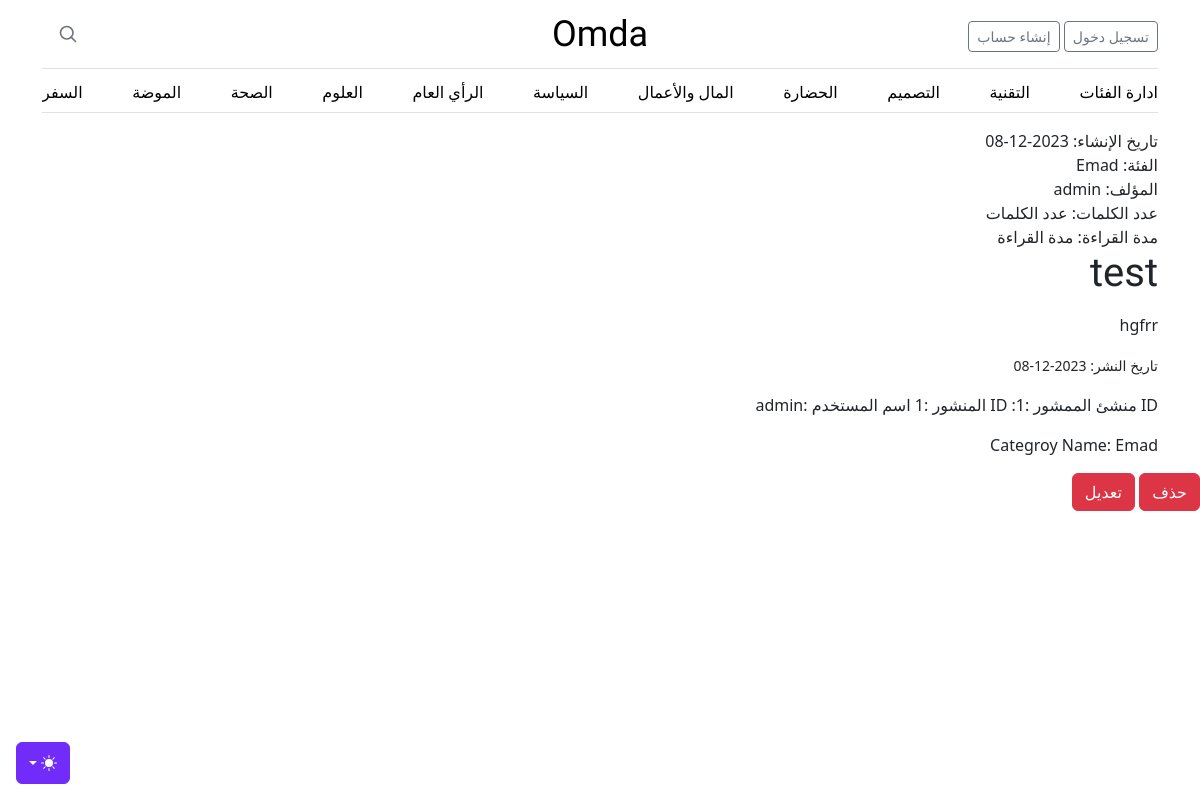
/articles/1, run on the app's committed database.
### app/models.py (models this page shows, shortened)
class Post(db.Model):
    id = db.Column(db.Integer, primary_key=True)
    title = db.Column(db.String)
    content = db.Column(db.String)
    created_at = db.Column(db.DateTime, default=datetime.utcnow)
    is_read = db.Column(db.Boolean, default=False)
    user_id = db.Column(db.Integer, db.ForeignKey("user.id"))
    category_id = db.Column(db.Integer, db.ForeignKey("category.id"))
    category = db.relationship("Category", back_populates="posts")
    comments = db.relationship(
        "Comment", back_populates="post", cascade="all, delete-orphan"
    )

class Category(db.Model):
    id = db.Column(db.Integer, primary_key=True)
    name = db.Column(db.String(30), unique=True)
    posts = db.relationship("Post", back_populates="category")

class User(db.Model, UserMixin):
    id = db.Column(db.Integer, primary_key=True)
    username = db.Column(db.String, unique=True, nullable=False)
    email = db.Column(db.String, unique=True, nullable=False)
    password = db.Column(db.String)
    created_at = db.Column(db.DateTime, default=datetime.utcnow)
    posts = db.relationship("Post", backref="author")

### app/viwes/viwes.py (the view)
@viwe.route("/articles/<int:article_id>")
def article(article_id):
    article = get_article(article_id)
    if article:
        article.is_read = True
        db.session.commit()
    text = mistune.html(article.content)
    user = get_user(article.user_id)
    return render_template("article.html", user=user, article=article, text=text)

### app/viwes/viwes.py (called while the page is built)
def get_article(article_id):
    article = Post.query.get(article_id)
    return article

def get_user(user_id):
    user = User.query.get(user_id)
    return user

### app/templates/article.html (shortened to what this page needs)
{% extends "layout.html" %}
{% block content %}
    <div class="container">
        <div class="article">
            <div class="info">
                <span class="label">تاريخ الإنشاء:</span>
                <span id="date">{{ article.created_at.strftime("%Y-%m-%d") }}</span>
            </div>
            <div class="info">
                <span class="label">الفئة:</span>
                <span id="category">{{ article.category.name }}</span>
            </div>
            <div class="info">
                <span class="label">المؤلف:</span>
                <span id="author">{{ user.username }}</span>
            </div>
            <div class="info">
                <span class="label">عدد الكلمات:</span>
                <span id="wordCount">عدد الكلمات</span>
            </div>
            <div class="info">
                <span class="label">مدة القراءة:</span>
                <span id="readingTime">مدة القراءة</span>
            </div>
        </div>
    </div>
  <div class="container">
    <div class="row">
      <div class="col-md-8">
        <h1>{{ article.title }}</h1>
        <p>{{  text | safe}}</p>
        <p>
          <small>تاريخ النشر: {{ article.created_at.strftime("%Y-%m-%d") }}</small>
        </p>
      </div>
      <div class="col-md-4">
      </div>
    </div>
  <p>ID منشئ الممشور :{{article.user_id}}: ID المنشور :{{article.id}} اسم المستخدم :{{user.username}} </p>
    <p>Categroy Name: {{article.category.name}}</p>
  </div >
<a href="/delete/{{ article.id }}" class="btn btn-danger">حذف</a>
<a href="/edit/{{ article.id }}" class="btn btn-danger">تعديل</a>
{% endblock %}

### app/static/css/blog.rtl.css (style rules this page uses)
h1, h2, h3, h4, h5, h6 { font-family: Amiri, Georgia, "Times New Roman", serif; }

### data on the page
Post: created_at "2023-12-08", title "test", content "hgfrr", user_id "1"
Category: category.name "Emad"
User: username "admin"
